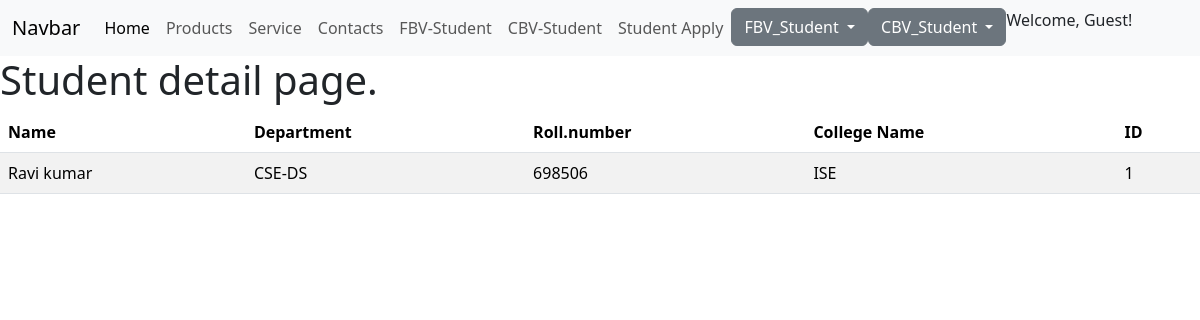
The app's page /1/detail with its own data.
### CSE/models.py (models this page shows, shortened)
class Student(models.Model):
    name = models.CharField(max_length=50)
    department = models.CharField(max_length=30)
    college_name = models.CharField(max_length=30)
    rollnumber = models.IntegerField()

### CSE/views.py (the view)
# urls.py: path('<pk>/detail', StudentDetail.as_view(), name='detail'),
class StudentDetail(DetailView):
    model = Student
    template_name = 'CBV/detail.html'

### templates/CBV/detail.html
{% extends 'basic.html' %}
{% block content %}
<h1>Student detail page.</h1>
<table class="table table-striped">
    <thead class="thead-dark">
      <tr>
        <th scope="col">Name</th>
        <th scope="col">Department</th>
        <th scope="col">Roll.number</th>
        <th scope="col">College Name</th>
        <th scope="col">ID</th>
      </tr>
    </thead>
    <tbody>
      <tr>
        <td>{{object.name}}</td>
        <td>{{object.department}}</td>
        <td>{{object.rollnumber}}</td>
        <td>{{object.college_name}}</td>
        <td>{{object.id}}</td>
      </tr>
    </tbody>
  </table>
{% endblock %}

### records on screen
Student: name "Ravi kumar", department "CSE-DS", rollnumber "698506", college_name "ISE", id "1"
